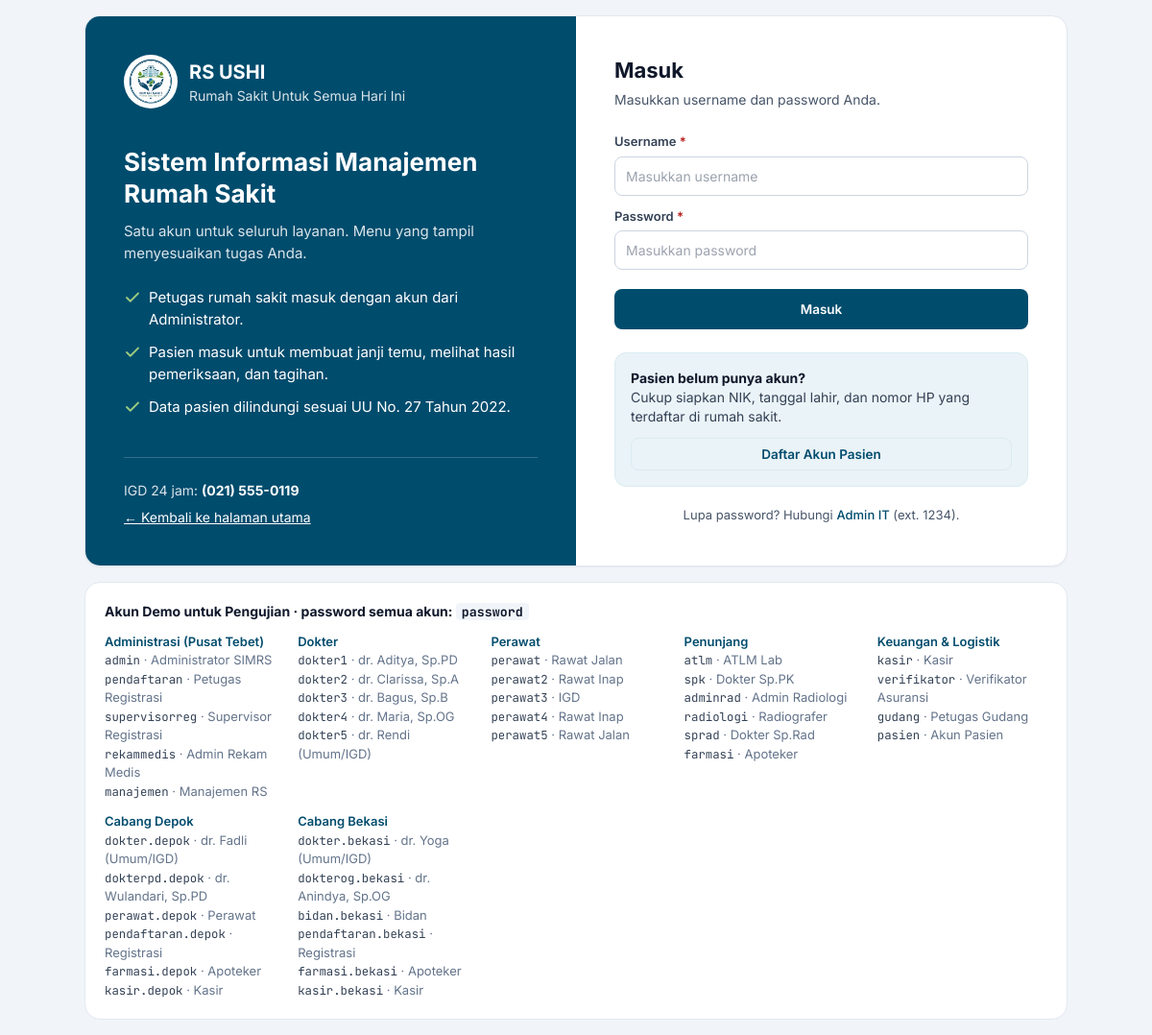
Page /login.php?next=/dashboard.php on the committed database.
### tables this page shows
CREATE TABLE konfigurasi_rs (
    id                  INT UNSIGNED  NOT NULL AUTO_INCREMENT PRIMARY KEY,
    kode                VARCHAR(10)   NOT NULL UNIQUE,             
    jenis               ENUM('Pusat','Cabang') NOT NULL,
    id_pusat            INT UNSIGNED  NULL,                        
    nama_rs             VARCHAR(150)  NOT NULL,                    
    singkatan           VARCHAR(30)   NOT NULL,                    
    nama_cabang         VARCHAR(60)   NOT NULL,                    
    slogan              VARCHAR(150)  NULL,
    alamat              VARCHAR(255)  NOT NULL,
    kota                VARCHAR(60)   NOT NULL,
    telepon             VARCHAR(20)   NOT NULL,                    
    telepon_igd         VARCHAR(20)   NOT NULL,
    email               VARCHAR(100)  NULL,
    kode_faskes         VARCHAR(20)   NOT NULL UNIQUE,             
    lokasi_igd          VARCHAR(100)  NOT NULL,                    
    jam_besuk           VARCHAR(100)  NOT NULL,
    batas_persetujuan_asuransi DECIMAL(12,2) NOT NULL DEFAULT 1000000,   
    aktif               TINYINT(1)    NOT NULL DEFAULT 1,
    CONSTRAINT chk_rs_batas CHECK (batas_persetujuan_asuransi >= 0),
    CONSTRAINT chk_rs_pusat CHECK ((jenis = 'Pusat' AND id_pusat IS NULL) OR (jenis = 'Cabang' AND id_pusat IS NOT NULL)),
    FOREIGN KEY (id_pusat) REFERENCES konfigurasi_rs(id)
);

### config/database.php (called while the page is built, shortened)
<?php
if (!function_exists('getPDO')) {
    function getPDO(): PDO
    {
        static $pdo = null;
        $host = getenv('DB_HOST') ?: DB_HOST;
        $port = getenv('DB_PORT') ?: DB_PORT;
        $nama = getenv('DB_NAME') ?: DB_NAME;
        $user = getenv('DB_USER') ?: DB_USER;
        $pass = getenv('DB_PASS') !== false ? getenv('DB_PASS') : DB_PASS;
        try {
            $pdo = new PDO("mysql:host=$host;port=$port;dbname=$nama;charset=utf8mb4", $user, $pass, [
                PDO::ATTR_ERRMODE            => PDO::ERRMODE_EXCEPTION,
                PDO::ATTR_DEFAULT_FETCH_MODE => PDO::FETCH_ASSOC,
                PDO::ATTR_EMULATE_PREPARES   => false,
            ]);
            $pdo->exec("SET time_zone = '+07:00'");
        } catch (PDOException $e) {
            http_response_code(500);
            die('<div style="font-family:sans-serif;max-width:640px;margin:60px auto;padding:24px;border:2px solid #b91c2c;border-radius:12px">'
              . '<h2 style="color:#b91c2c;margin-top:0">Gagal menyambung ke database</h2>'
              . '<p>' . htmlspecialchars($e->getMessage()) . '</p>'
              . '<p>Periksa: (1) MySQL sudah <b>Start</b> di XAMPP, (2) file <code>database/db_simrs_ushi.sql</code> '
              . 'sudah di-Import di phpMyAdmin, (3) pengaturan di <code>config/database.php</code>.</p></div>');
        }
        return $pdo;
    }
}

### includes/helpers.php (called while the page is built, shortened)
<?php
function aman($teks): string
{
    return htmlspecialchars((string) ($teks ?? ''), ENT_QUOTES, 'UTF-8');
}
function daftar_cabang(): array
{
    static $c = null;
    if ($c === null) {
        $c = [];
        foreach (getPDO()->query('SELECT * FROM konfigurasi_rs ORDER BY id') as $r) $c[(int) $r['id']] = $r;
    }
    return $c;
}
function konfig(string $kunci, ?int $id_rs = null, string $default = ''): string
{
    $c = daftar_cabang();
    $id = $id_rs ?: (function_exists('rs_aktif') && rs_aktif() ? rs_aktif() : (function_exists('rs_user') && rs_user() ? rs_user() : array_key_first($c)));
    return isset($c[$id][$kunci]) && $c[$id][$kunci] !== null ? (string) $c[$id][$kunci] : $default;
}
function pengaturan(string $kunci, string $default = ''): string
{
    $map = ['alamat_rs' => 'alamat', 'telepon_rs' => 'telepon', 'email_rs' => 'email'];
    return konfig($map[$kunci] ?? $kunci, null, $default);
}

### includes/auth.php (called while the page is built, shortened)
<?php
function user(): ?array
{
    return $_SESSION['user'] ?? null;
}
function rs_user(): int
{
    return (int) ($_SESSION['user']['id_rs'] ?? 0);
}
function rs_aktif(): int
{
    if (!user()) return 0;
    return (int) ($_SESSION['rs_pilih'] ?? 0);
}

### login.php (the view, shortened to what this page needs)
<?php
$username = '';
$akun_demo = [
    'Administrasi (Pusat Tebet)' => ['admin' => 'Administrator SIMRS', 'pendaftaran' => 'Petugas Registrasi', 'supervisorreg' => 'Supervisor Registrasi', 'rekammedis' => 'Admin Rekam Medis', 'manajemen' => 'Manajemen RS'],
    'Dokter' => ['dokter1' => 'dr. Aditya, Sp.PD', 'dokter2' => 'dr. Clarissa, Sp.A', 'dokter3' => 'dr. Bagus, Sp.B', 'dokter4' => 'dr. Maria, Sp.OG', 'dokter5' => 'dr. Rendi (Umum/IGD)'],
    'Perawat' => ['perawat' => 'Rawat Jalan', 'perawat2' => 'Rawat Inap', 'perawat3' => 'IGD', 'perawat4' => 'Rawat Inap', 'perawat5' => 'Rawat Jalan'],
    'Penunjang' => ['atlm' => 'ATLM Lab', 'spk' => 'Dokter Sp.PK', 'adminrad' => 'Admin Radiologi', 'radiologi' => 'Radiografer', 'sprad' => 'Dokter Sp.Rad', 'farmasi' => 'Apoteker'],
    'Keuangan & Logistik' => ['kasir' => 'Kasir', 'verifikator' => 'Verifikator Asuransi', 'gudang' => 'Petugas Gudang', 'pasien' => 'Akun Pasien'],
    'Cabang Depok' => ['dokter.depok' => 'dr. Fadli (Umum/IGD)', 'dokterpd.depok' => 'dr. Wulandari, Sp.PD', 'perawat.depok' => 'Perawat', 'pendaftaran.depok' => 'Registrasi', 'farmasi.depok' => 'Apoteker', 'kasir.depok' => 'Kasir'],
    'Cabang Bekasi' => ['dokter.bekasi' => 'dr. Yoga (Umum/IGD)', 'dokterog.bekasi' => 'dr. Anindya, Sp.OG', 'bidan.bekasi' => 'Bidan', 'pendaftaran.bekasi' => 'Registrasi', 'farmasi.bekasi' => 'Apoteker', 'kasir.bekasi' => 'Kasir'],
];
?>
<!DOCTYPE html>
<html lang="id">
<head>
<title>Login · SIMRS <?= aman(konfig('singkatan')) ?></title>
<script src="https://cdn.tailwindcss.com"></script>
<link rel="stylesheet" href="assets/app.css">
</head>
<body class="min-h-screen bg-[#F1F5F9] flex items-center justify-center p-4">
<div class="w-full max-w-5xl">
  <div class="grid lg:grid-cols-2 bg-white rounded-2xl border border-slate-200 shadow-sm overflow-hidden">
    <div class="bg-[#004C6D] text-white p-8 lg:p-10 flex flex-col">
      <a href="index.php" class="inline-flex items-center gap-3">
        <img src="assets/logo.png" class="w-14 h-14 rounded-full bg-white p-1" alt="Logo">
        <div><b class="block text-xl"><?= aman(konfig('singkatan')) ?></b><span class="text-white/85 text-sm"><?= aman(pengaturan('nama_rs')) ?></span></div>
      </a>
      <h1 class="text-[26px] font-bold leading-tight mt-10">Sistem Informasi Manajemen Rumah Sakit</h1>
      <p class="text-white/85 mt-3 text-[15px]">Satu akun untuk seluruh layanan. Menu yang tampil menyesuaikan tugas Anda.</p>
      <ul class="mt-6 space-y-3 text-[15px]">
        <li class="flex gap-2"><svg width="18" height="18" viewBox="0 0 24 24" fill="none" stroke="#9CCB7F" stroke-width="2.4" stroke-linecap="round" stroke-linejoin="round" aria-hidden="true" class="flex-none mt-0.5"><path d="M20 6 9 17l-5-5"/></svg><span>Petugas rumah sakit masuk dengan akun dari Administrator.</span></li>
        <li class="flex gap-2"><svg width="18" height="18" viewBox="0 0 24 24" fill="none" stroke="#9CCB7F" stroke-width="2.4" stroke-linecap="round" stroke-linejoin="round" aria-hidden="true" class="flex-none mt-0.5"><path d="M20 6 9 17l-5-5"/></svg><span>Pasien masuk untuk membuat janji temu, melihat hasil pemeriksaan, dan tagihan.</span></li>
        <li class="flex gap-2"><svg width="18" height="18" viewBox="0 0 24 24" fill="none" stroke="#9CCB7F" stroke-width="2.4" stroke-linecap="round" stroke-linejoin="round" aria-hidden="true" class="flex-none mt-0.5"><path d="M20 6 9 17l-5-5"/></svg><span>Data pasien dilindungi sesuai UU No. 27 Tahun 2022.</span></li>
      </ul>
      <div class="mt-auto pt-10"><div class="pt-6 text-sm text-white/85 border-t border-white/20">
        IGD 24 jam: <b class="text-white"><?= aman(pengaturan('telepon_igd')) ?></b><br>
        <a href="index.php" class="inline-block mt-2 underline text-white">&larr; Kembali ke halaman utama</a>
      </div></div>
    </div>
    <div class="p-8 lg:p-10">
      <h2 class="text-[22px] font-bold text-slate-900">Masuk</h2>
      <p class="text-sm text-slate-600 mt-1 mb-6">Masukkan username dan password Anda.</p>
      <form method="post" autocomplete="off">
        <div class="field"><label for="username">Username <span class="req">*</span></label>
          <input id="username" name="username" value="<?= aman($username) ?>" placeholder="Masukkan username" required autofocus></div>
        <div class="field"><label for="password">Password <span class="req">*</span></label>
          <input id="password" name="password" type="password" placeholder="Masukkan password" required></div>
        <button class="btn btn-primary w-full mt-2" style="padding:12px">Masuk</button>
      </form>
      <div class="mt-6 rounded-xl bg-[#EAF3F7] border border-[#D9EBF2] p-4 text-sm text-slate-700">
        <b class="block text-slate-900">Pasien belum punya akun?</b>
        Cukup siapkan NIK, tanggal lahir, dan nomor HP yang terdaftar di rumah sakit.
        <a href="daftar.php" class="btn btn-soft w-full mt-3">Daftar Akun Pasien</a>
      </div>
      <p class="mt-5 text-center text-[13px] text-slate-600">Lupa password? Hubungi <a href="mailto:<?= aman(konfig('email')) ?>" class="text-[#004C6D] font-medium hover:underline">Admin IT</a> (ext. 1234).</p>
    </div>
  </div>
  <div class="mt-4 bg-white border border-slate-200 rounded-2xl p-5 text-slate-700 text-[13px]">
    <b class="block mb-3 text-slate-900 text-sm">Akun Demo untuk Pengujian · password semua akun: <span class="mono bg-slate-100 px-1.5 rounded">password</span></b>
    <div class="grid sm:grid-cols-2 lg:grid-cols-5 gap-x-6 gap-y-3">
      <?php foreach ($akun_demo as $grup => $list): ?>
        <div><span class="text-[#004C6D] font-semibold"><?= aman($grup) ?></span>
          <?php foreach ($list as $un => $ket): ?><div><span class="mono"><?= aman($un) ?></span> <span class="text-slate-500">· <?= aman($ket) ?></span></div><?php endforeach; ?>
        </div>
      <?php endforeach; ?>
    </div>
  </div>
</div>
</body>
</html>

### assets/app.css (style rules this page uses)
:root { --ushi-900: #002B3F; --ushi-800: #003A54; --ushi-700: #004C6D; --ushi-600: #075F7D; --ushi-500: #0B7896; --ushi-100: #D9EBF2; --ushi-50: #EAF3F7; --leaf: #5B9B3C; --leaf-dark: #3E7A2A; --leaf-50: #EEF6EA; --ink: #0F172A; --text: #1E293B; --muted: #64748B; --line: #E2E8F0; --bg: #F1F5F9; --green: #166534; --amber: #B45309; --red: #B91C1C; --blue: #075985; --purple: #075F7D; }
* { box-sizing: border-box; }
html { -webkit-text-size-adjust: 100%; }
body { font-family: Inter, Arial, Helvetica, sans-serif; color: var(--text); font-size: 14px; line-height: 1.5; }
a { color: inherit; }
.mono { font-family: ui-monospace, SFMono-Regular, Menlo, Consolas, monospace; }
.btn { display: inline-flex; align-items: center; justify-content: center; gap: 6px; border-radius: 8px; font-weight: 600; font-size: 13.5px; padding: 8px 14px; border: 1px solid transparent; cursor: pointer; text-decoration: none; line-height: 1.2; white-space: nowrap; transition: background .15s; }
.btn-primary { background: var(--ushi-700); color: #fff; }
.field { margin-bottom: 12px; }
.field label, .lbl { display: block; font-size: 13px; font-weight: 600; color: #334155; margin-bottom: 5px; }
.field label .req, .req { color: var(--red); }
.input, .field input:not([type=checkbox]):not([type=radio]), .field select, .field textarea { width: 100%; padding: 9px 11px; border: 1px solid #cbd5e1; border-radius: 8px; font-size: 14px; background: #fff; color: var(--ink); font-family: inherit; }
.mono, .data-mono { font-family: "JetBrains Mono", "Roboto Mono", "Courier New", monospace; font-size: .95em; letter-spacing: 0; }
.btn-soft { background: var(--ushi-50); color: var(--ushi-700); border-color: var(--ushi-100); }

### rows in the picture
konfigurasi_rs: singkatan "RS USHI", nama_rs "Rumah Sakit Untuk Semua Hari Ini", telepon_igd "(021) 555-0119"

### other values in the picture
aman($grup) "Administrasi (Pusat Tebet)"
aman($un) "admin"
aman($ket) "Administrator SIMRS"
aman($un) "pendaftaran"
aman($ket) "Petugas Registrasi"
aman($un) "supervisorreg"
aman($ket) "Supervisor Registrasi"
aman($un) "rekammedis"
aman($ket) "Admin Rekam Medis"
aman($un) "manajemen"
aman($ket) "Manajemen RS"
aman($grup) "Dokter"
aman($un) "dokter1"
aman($ket) "dr. Aditya, Sp.PD"
aman($un) "dokter2"
